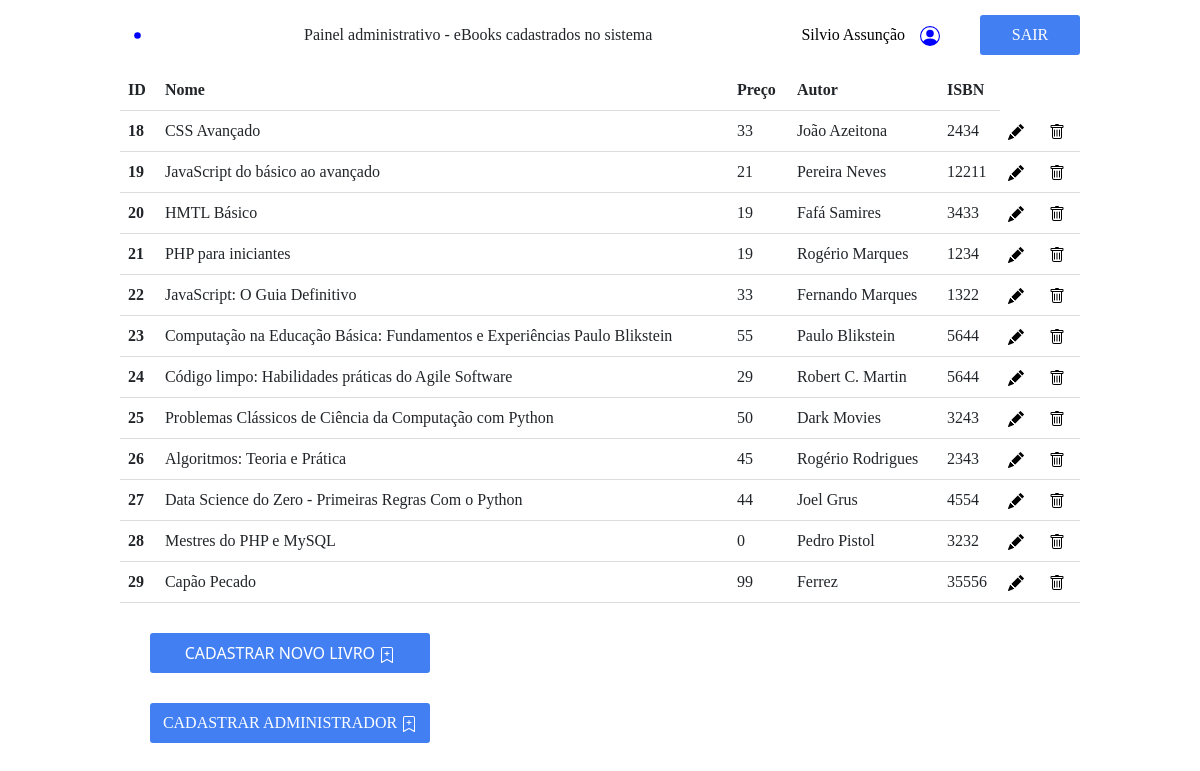
The app's page /login-administrativo/painel.php (signed in) with its own data.
### tables this page shows
CREATE TABLE `livros` (
  `id_livro` int(11) NOT NULL,
  `nome_livro` varchar(255) NOT NULL,
  `preco` float DEFAULT NULL,
  `imagem` varchar(300) DEFAULT NULL,
  `autor` varchar(45) DEFAULT NULL,
  `isbn` varchar(45) DEFAULT NULL
);

### login-administrativo/painel.php (the view, shortened to what this page needs)
<!DOCTYPE html>
<html lang="en">
<head>
    <link href="https://cdn.jsdelivr.net/npm/bootstrap@5.3.0-alpha3/dist/css/bootstrap.min.css" rel="stylesheet"
>
    <link rel="stylesheet" href="style.css">
</head>
<body>
<nav>
  <div class="menu">
  <svg xmlns="http://www.w3.org/2000/svg" width="35" height="35" fill="currentColor" color="blue" class="bi bi-dot" viewBox="0 0 16 16">
      <path d="M8 9.5a1.5 1.5 0 1 0 0-3 1.5 1.5 0 0 0 0 3z"/>
      </svg>
    <a>Painel administrativo - eBooks cadastrados no sistema</a>
      <div class="menu-esquerdo">
        <p><?php echo $_SESSION['nome_login']?></p>
        <div class="icon">
        </div>
        <button><a href="logout.php">Sair</a></button>
      </div>
  </div>
</nav>
<table class="tabela">
  <thead>
    <tr>
      <th>ID</th>
      <th>Nome</th>
      <th>Preço</th>
      <th>Autor</th>
      <th>ISBN</th>
    </tr>
  </thead>
  <tbody>
  <?php
  include_once("conexao.php");
     $consulta = "SELECT * FROM livros";
     $con = $mysql->query($consulta) or die($mysqli->error);
  ?>
  <?php  while ($dado = $con->fetch_array()) { ?>
    <tr>
      <th><?php echo $dado['id_livro']?></th>
      <td><?php echo $dado['nome_livro']?></td>
      <td><?php echo $dado['preco']?></td>
      <td><?php echo $dado['autor']?></td>
      <td><?php echo $dado['isbn']?></td>
      <td>
      <div class="teste">
          <a href="editar_livro.php?id=<?=$dado['id_livro']?>">
          </a>
          <p  data-bs-toggle="modal" data-bs-target="#exampleModal<?= $dado['id_livro']?>" >
         </p>
      </div>
      </td>
    </tr>
    <?php } ?>
  </tbody>
</table>
<button class="butao-cadastro"type="button" data-bs-toggle="modal" data-bs-target="#exampleModal" class="botao-usuario">
  Cadastrar novo livro
</button>
<div class="teste1">
    <button href="" class="butao-cadastro"><a href="cadastro_usuario.php" class="button-novo-adm">Cadastrar administrador</a> </button>
</div>
</body>
</html>

### login-administrativo/style.css (style rules this page uses)
* { margin: 0; padding: 0; box-sizing: border-box; font-family: "poppins"; text-decoration: none; list-style: none; }
a { color: black; }
.menu { display: flex; justify-content: space-between; align-items: center; width: 80%; margin: 0 auto; height: 70px; }
p { color: black; margin-bottom: 0px; }
.menu-esquerdo { display: flex; text-align: center; align-items: center; }
.menu-esquerdo a { text-decoration: none; color: white; text-transform: uppercase; }
.menu-esquerdo button { margin-left: 25px; background-color: rgb(65, 127, 243); border-radius: 3px; border: none; width: 100px; height: 40px; }
.tabela { border-collapse: collapse; width: 80%; margin: 0 auto; }
th, td { padding: 8px; text-align: left; border-bottom: 1px solid #ddd; }
.butao-cadastro { margin-left: 150px; margin-top: 30px; background-color: rgb(65, 127, 243); border-radius: 3px; border: none; width: 280px; height: 40px; text-decoration: none; color: white; text-transform: uppercase; }
.teste { display: flex; }
.teste p { margin-left: 25px; }

### login-administrativo/painel.php (style rules this page uses)
html { font-family }
.icon { margin-left: 15px; margin-right: 15px; }
.teste1 a { color:white; text-decoration: none; }

### records on screen
livros: id_livro "18", nome_livro "CSS Avançado", preco "33", autor "João Azeitona", isbn "2434"
livros: id_livro "19", nome_livro "JavaScript do básico ao avançado", preco "21", autor "Pereira Neves", isbn "12211"
livros: id_livro "20", nome_livro "HMTL Básico", preco "19", autor "Fafá Samires", isbn "3433"
livros: id_livro "21", nome_livro "PHP para iniciantes", preco "19", autor "Rogério Marques", isbn "1234"
livros: id_livro "22", nome_livro "JavaScript: O Guia Definitivo", preco "33", autor "Fernando Marques", isbn "1322"
livros: id_livro "23", nome_livro "Computação na Educação Básica: Fundamentos e Experiências Paulo Blikstein", preco "55", autor "Paulo Blikstein", isbn "5644"
livros: id_livro "24", nome_livro "Código limpo: Habilidades práticas do Agile Software", preco "29", autor "Robert C. Martin", isbn "5644"
livros: id_livro "25", nome_livro "Problemas Clássicos de Ciência da Computação com Python", preco "50", autor "Dark Movies", isbn "3243"
livros: id_livro "26", nome_livro "Algoritmos: Teoria e Prática", preco "45", autor "Rogério Rodrigues", isbn "2343"
livros: id_livro "27", nome_livro "Data Science do Zero - Primeiras Regras Com o Python", preco "44", autor "Joel Grus", isbn "4554"
livros: id_livro "28", nome_livro "Mestres do PHP e MySQL", preco "0", autor "Pedro Pistol", isbn "3232"
livros: id_livro "29", nome_livro "Capão Pecado", preco "99", autor "Ferrez", isbn "35556"

### other values on screen
$_SESSION['nome_login'] "Silvio Assunção"
